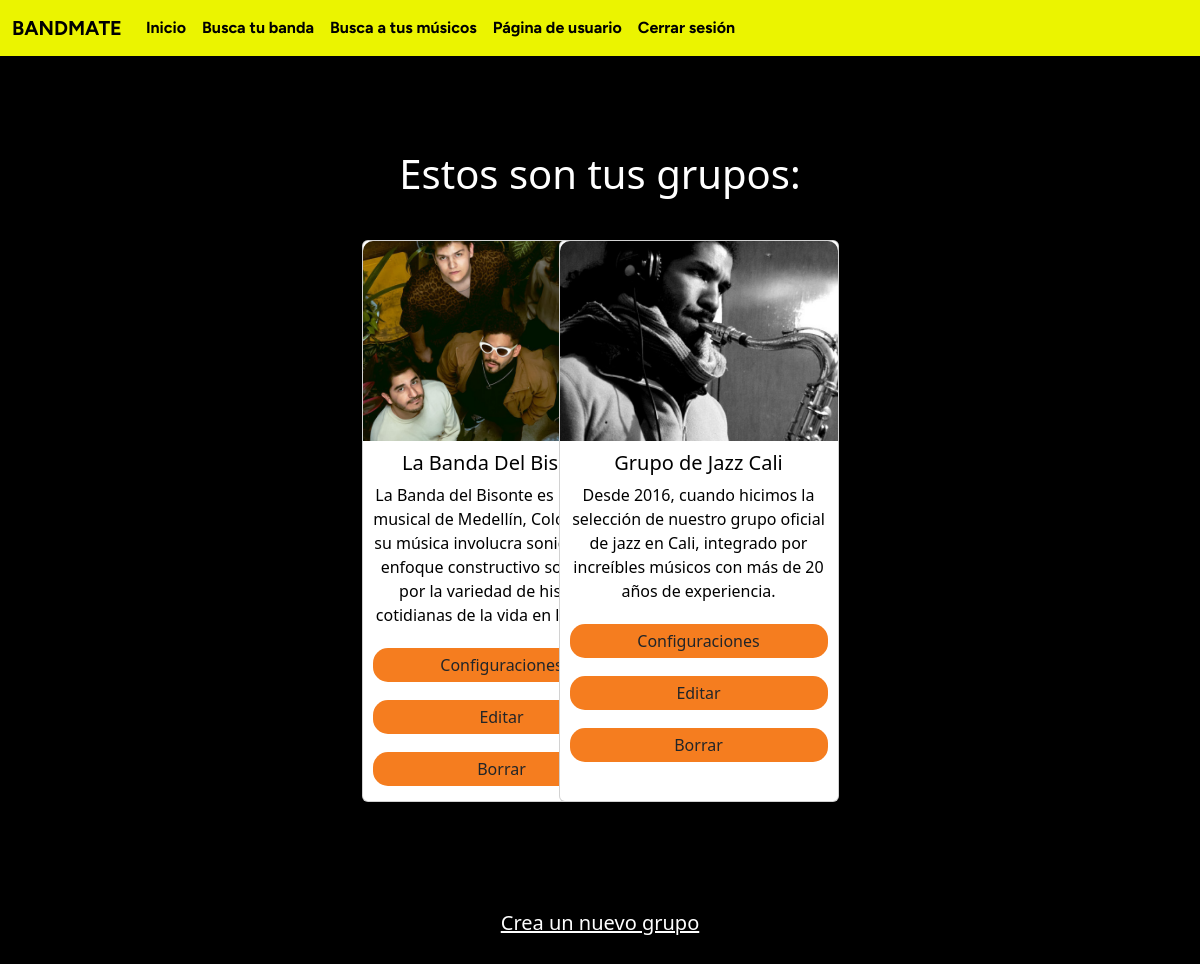
Before: /home/groups_page/ (signed in) with the older database file.
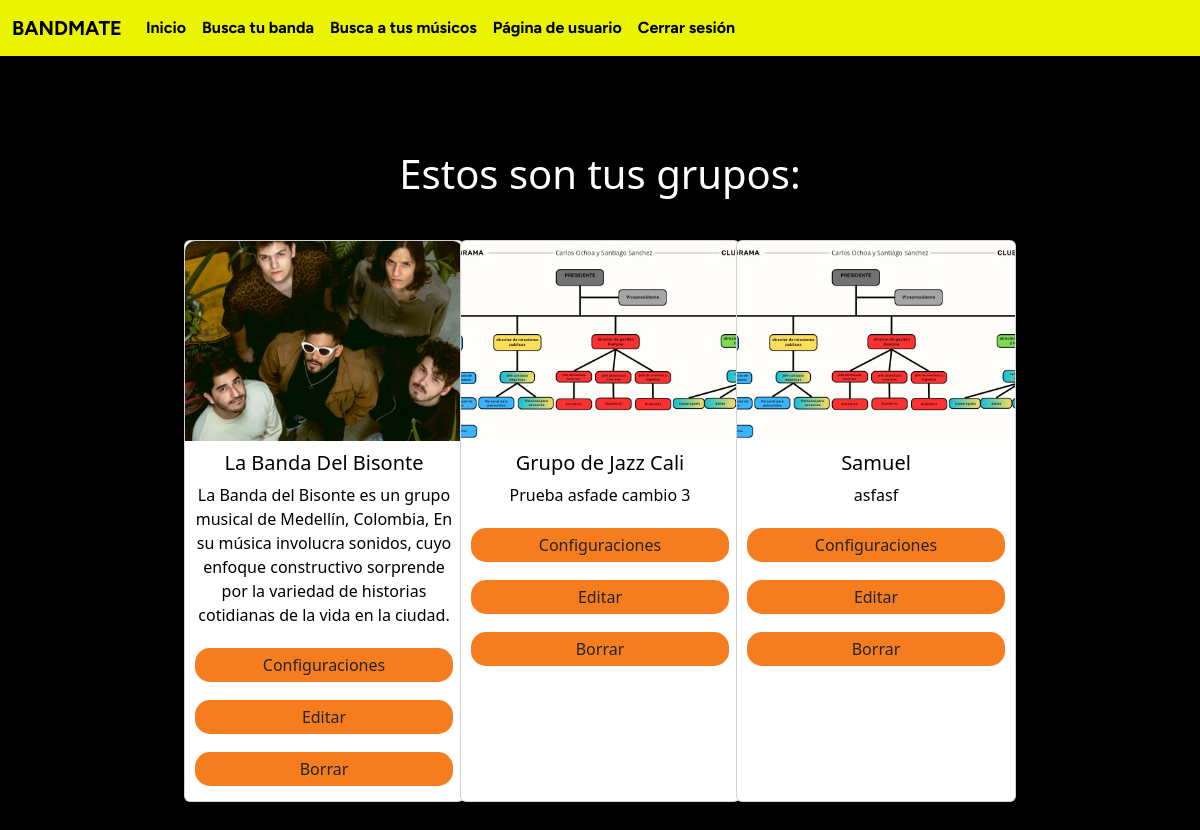
After: the same page with the newer database file.
### main/models.py (models this page shows, shortened)
class project(models.Model):
    project_name = models.CharField(max_length=100)
    genre = models.CharField(max_length=200)
    location = models.CharField(max_length=50)
    photo_project = models.ImageField(upload_to='photos_projects/')
    description = models.TextField()
    num_events = models.IntegerField(default=0)
    num_integrants = models.IntegerField(default=1)
    email = models.EmailField(default="correo@dominio.com")

### main/views.py (the view)
# urls.py: path('home/groups_page/', mainViews.groups,  name='groups_page'),
def groups(request):
    limit_bands = False
    username = request.session.get('logged_in_user', None)
    User = user.objects.get(user_name = username)
    if User.bands is not None:
        bands = [band for band in User.bands.split(',')]
    else:
        bands = [""]
    groups = project.objects.filter(project_name__in=bands)
    print(len(bands))
    if len(bands) >= 3:
        limit_bands = True
    if request.method == 'POST' and 'Borrar' in request.POST:
        band_name = request.POST.get('band_name')
        band = project.objects.get(project_name = band_name)
        band.delete()
        User.delete_band(band_name)
        limit_bands = False
    if request.method == 'POST' and 'Editar' in request.POST:
        band_name = request.POST.get('band_name')
        band = project.objects.get(project_name = band_name)
        globals.project_name = band.project_name
        return redirect('edit_profile_group')
    if request.method == 'POST' and 'Configuraciones' in request.POST:
        band_name = request.POST.get('band_name')
        band = project.objects.get(project_name = band_name)
        globals.project_name = band.project_name
        return redirect('group_profile')
    return render(request, "groups_page.html", {'groups': groups, 'limit': limit_bands})

### main/templates/groups_page.html (shortened to what this page needs)
{% extends 'layout/base_g.html' %}
{% load static %}
{% block content %}
<!DOCTYPE html>
<html lang="en">
<head>
    <link href="https://cdn.jsdelivr.net/npm/bootstrap@5.3.2/dist/css/bootstrap.min.css" rel="stylesheet">
</head>
<body>
<div class="content-container">
    <div class="right-column">
        <h1>Estos son tus grupos:</h1>
        <br>
        {% if groups %}
            <div class="row justify-content-center">
                {% for group in groups %}
                <div class="col-12 col-sm-6 col-md-4 col-lg-3 d-flex justify-content-center">
                    <div class="card">
                        <img src="{{ group.photo_project.url }}" class="card-img-top" alt="...">
                        <div class="card-body">
                            <h5 class="card-title">{{ group.project_name }}</h5>
                            <p class="card-text">{{ group.description }}</p>
                            <div class="d-grid gap-2">
                                <form method="post" action="">
                                    <button type="submit" name="Configuraciones" class="btn btn-custom w-100">Configuraciones</button>
                                </form>
                                <form method="post" action="">
                                    <button type="submit" name="Editar" class="btn btn-custom w-100">Editar</button>
                                </form>
                                <form method="post" action="">
                                    <button type="submit" name="Borrar" class="btn btn-custom w-100">Borrar</button>
                                </form>
                            </div>
                        </div>
                    </div>
                </div>
                {% endfor %}
            </div>
        {% else %}
            <p>Aún no tienes grupos.</p>
        {% endif %}
        <br>
        <br>
        <br>
        <br>
        {% if limit == False %}
            <a href="/create_group/" class="link">Crea un nuevo grupo</a>
        {% endif %}
        <br>
        <br>
    </div>
</div>
</body>
</html>
{% endblock %}

### main/templates/layout/base_g.html (shortened to what this page needs)
<!DOCTYPE html>
<html lang="en">
<head>
</head>
<body>
    <nav class="navbar navbar-expand-lg navbar-light fixed-top" style="background-color: #EBF400; color: black;">
        <div class="container-fluid">
            <a class="navbar-brand" href="#">BANDMATE</a>
            <div class="collapse navbar-collapse" id="navbarNavAltMarkup">
                <div class="navbar-nav">
                    <a class="nav-item nav-link active" href="/home">Inicio</a>
                    <a class="nav-item nav-link custom-black" href="/project_filter">Busca tu banda</a>
                    <a class="nav-item nav-link custom-black" href="/user_filter">Busca a tus músicos</a>
                    <a class="nav-item nav-link custom-black" href="/personal_page">Página de usuario</a>
                    <a class="nav-item nav-link custom-black" href="/logout">Cerrar sesión</a>
                </div>
            </div>
        </div>
    </nav>
</body>
</html>
{% block content %}
{% endblock %}

### main/templates/layout/base_g.html (style rules this page uses)
.navbar-brand, .navbar-nav .nav-link { color: black; font-family: 'Figtree', sans-serif; font-weight: bold; }

### main/templates/groups_page.html (style rules this page uses)
body { background-color: black; color: white; margin: 0; min-height: 100vh; display: flex; flex-direction: column; justify-content: center; align-items: center; padding: 20px; }
.content-container { display: flex; justify-content: center; align-items: center; padding: 20px; width: 100%; }
.right-column { padding: 20px; text-align: center; }
.card { width: 100%; max-width: 350px; min-width: 280px; margin: 10px; background-color: white; color: black; }
.card-img-top { border-top-left-radius: 10px; border-top-right-radius: 10px; height: 200px; object-fit: cover; }
.card-body { background-color: white; color: black; border-bottom-left-radius: 10px; border-bottom-right-radius: 10px; padding: 10px; }
.btn-custom { background-color: #F57D1F; border-radius: 15px; border: none; padding: 5px 10px; margin: 5px 0; }
h1 { margin-top: 90px; }

Changed rows visible on the page:
changed project "Grupo de Jazz Cali": photo_project: a different picture; description "Desde 2016, cuando hicimos la selección de nuestro grupo oficial de jazz en Cali, integrado por increíbles músicos con más de 20 años de experiencia." → "Prueba asfade cambio 3"
added project: photo_project (picture), project_name "Samuel", description "asfasf"
Other visible differences:
text no longer shown: "Crea un nuevo grupo"
